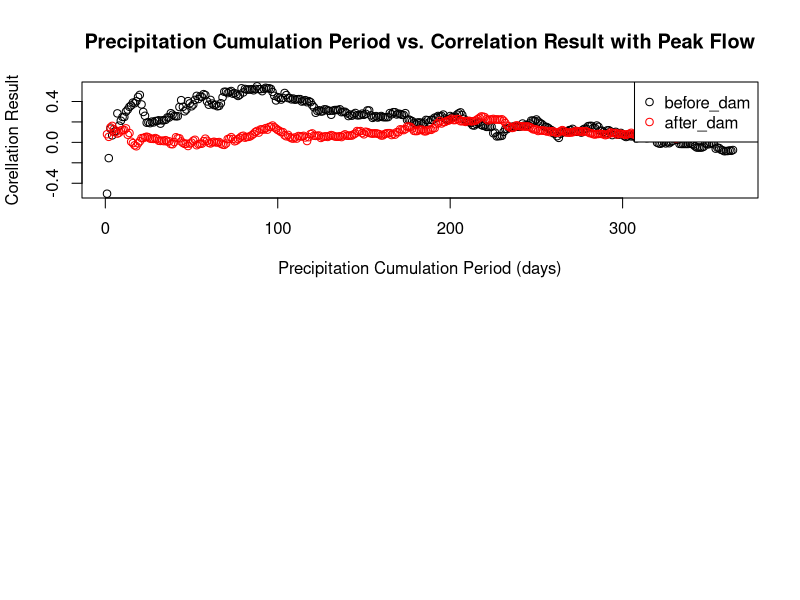

Write the R code that produced this figure. (Note: this script raises an error after producing the figure.)

climate <- read.csv("project1_climate.csv")
genesseallm <- read.csv("project1_genesseall.csv")

genesseall<-genesseallm[1:24,]


tf<-function(nn){
movsum<-function(x){
  filter(x,rep(1,nn),sides=1)
}

test<-data.frame(climate[,1],
            as.numeric(movsum(climate[,2])))


test2<-data.frame(genesseall,
                  test[match(genesseall[,1],climate[,1]),2])

test2[is.na(test2)]<-0

test3<-cor(test2,method="spearman")
#test3<-rcorr(as.matrix(test2), type="spearman")$P[2,3]

#print(test2)
print(test3[2,3])
}

tf2<-function(nn){
  movsum<-function(x){
    filter(x,rep(1,nn),sides=1)
  }
  
  test<-data.frame(climate[,1],
                   as.numeric(movsum(climate[,2])))
  
  
  test2<-data.frame(genesseall,
                    test[match(genesseall[,1],climate[,1]),2])
  
  test2[is.na(test2)]<-0
  
  #test3<-cor(test2,method="spearman")
  test3<-rcorr(as.matrix(test2), type="spearman")$P[2,3]
  
  #print(test2)
  print(test3)
}

###############

par(mfrow=c(2,1))

genesseall<-genesseallm[1:24,]

plot(mapply(tf,2:365),main='Precipitation Cumulation Period vs. Correlation Result with Peak Flow',
     ylab='Corellation Result',
     xlab='Precipitation Cumulation Period (days)')

genesseall<-genesseallm[28:90,]

points(mapply(tf,2:365),col='red')
legend('topright',c('before_dam','after_dam'),
       pch=1,
       col=c('black','red'))
#################
genesseall<-genesseallm[1:24,]
plot(mapply(tf2,2:365),main='P values',
     ylab='P values',
     xlab='Precipitation Cumulation Period (days)',
     ylim=c(0,0.1))

genesseall<-genesseallm[28:90,]

points(mapply(tf2,2:365),col='red')
#abline(h=0.1)
legend('topright',c('before_dam','after_dam'),
       pch=1,
       col=c('black','red'))
polygon(c(-100,400,400,-100),c(0.05,0.05,0,0), col=rgb(0.22, 0.22, 0.22,0.5))
